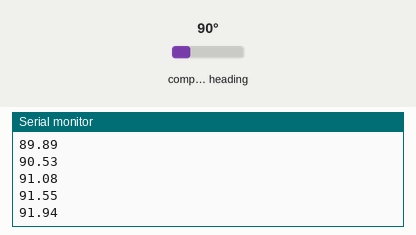
A sketch run on a simulated Arduino Uno, built with avr-gcc and run on an emulated ATmega328P. Shown: the last lines printed to the serial monitor. Wiring (inferred from the names in the program): HMC5883L compass at I2C address 0x1E. Inputs (shaded band) come from the test bench; at power-on: compass heading 90°.

Above: at 1.3 s.
1.4 s: compass heading set to 7°
At 1.4 s:
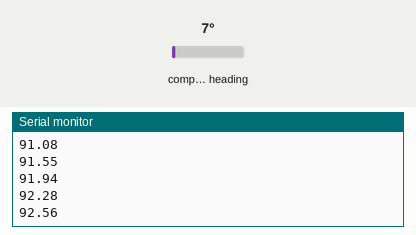
2.9 s: compass heading set to 90°
At 2.9 s:
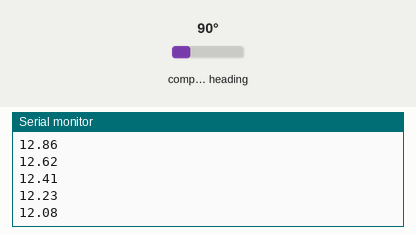
Timing chart, 0 to 5.9 s (numbered marks = the images above; inputs shaded):
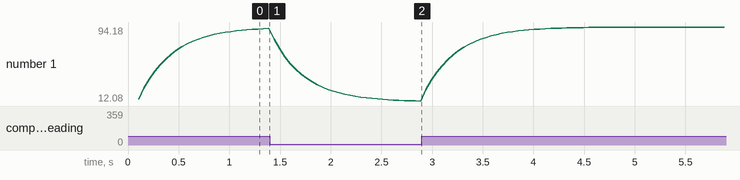

The sketch:

hcm5883l_arduino_code.ino
```cpp
#include <Wire.h> //I2C Arduino Library
#define Magnetometer_mX0 0x03
#define Magnetometer_mX1 0x04
#define Magnetometer_mZ0 0x05
#define Magnetometer_mZ1 0x06
#define Magnetometer_mY0 0x07
#define Magnetometer_mY1 0x08

int mX0, mX1, mX_out;
int mY0, mY1, mY_out;
int mZ0, mZ1, mZ_out;

float heading, headingDegrees, headingFiltered, declination;
float Xm,Ym,Zm;

#define Magnetometer 0x1E //I2C 7bit address of HMC5883
void setup(){
  //Initialize Serial and I2C communications
  Serial.begin(9600);
  Wire.begin();
  delay(100);

  Wire.beginTransmission(Magnetometer);
  Wire.write(0x02); // Select mode register
  Wire.write(0x00); // Continuous measurement mode
  Wire.endTransmission();
}
void loop(){

  //---- X-Axis
  Wire.beginTransmission(Magnetometer); // transmit to device
  Wire.write(Magnetometer_mX1);
  Wire.endTransmission();
  Wire.requestFrom(Magnetometer,1);
  if(Wire.available()<=1)
  {
    mX0 = Wire.read();
  }
  Wire.beginTransmission(Magnetometer); // transmit to device
  Wire.write(Magnetometer_mX0);
  Wire.endTransmission();
  Wire.requestFrom(Magnetometer,1);
  if(Wire.available()<=1)
  {
    mX1 = Wire.read();
  }
  //---- Y-Axis
  Wire.beginTransmission(Magnetometer); // transmit to device
  Wire.write(Magnetometer_mY1);
  Wire.endTransmission();
  Wire.requestFrom(Magnetometer,1);
  if(Wire.available()<=1)
  {
    mY0 = Wire.read();
  }
  Wire.beginTransmission(Magnetometer); // transmit to device
  Wire.write(Magnetometer_mY0);
  Wire.endTransmission();
  Wire.requestFrom(Magnetometer,1);
  if(Wire.available()<=1)
  {
    mY1 = Wire.read();
  }

  //---- Z-Axis
  Wire.beginTransmission(Magnetometer); // transmit to device
  Wire.write(Magnetometer_mZ1);
  Wire.endTransmission();
  Wire.requestFrom(Magnetometer,1);
  if(Wire.available()<=1)
  {
    mZ0 = Wire.read();
  }
  Wire.beginTransmission(Magnetometer); // transmit to device
  Wire.write(Magnetometer_mZ0);
  Wire.endTransmission();
  Wire.requestFrom(Magnetometer,1);
  if(Wire.available()<=1)
  {
    mZ1 = Wire.read();
  }

  //---- X-Axis
  mX1=mX1<<8;
  mX_out =mX0+mX1; // Raw data
  // From the datasheet: 0.92 mG/digit
  Xm = mX_out*0.00092; // Gauss unit
  //* Earth magnetic field ranges from 0.25 to 0.65 Gauss, so these are the values that we need to get approximately.
  //---- Y-Axis
  mY1=mY1<<8;
  mY_out =mY0+mY1;
  Ym = mY_out*0.00092;
  //---- Z-Axis
  mZ1=mZ1<<8;
  mZ_out =mZ0+mZ1;
  Zm = mZ_out*0.00092;
  // ==============================
  //Calculating Heading
  heading = atan2(Ym, Xm);

  // Correcting the heading with the declination angle depending on your location
  // You can find your declination angle at: https://www.ngdc.noaa.gov/geomag-web/
  // At my location it's 4.2 degrees => 0.073 rad
  declination = 0.073;
  heading += declination;

  // Correcting when signs are reveresed
  if(heading <0) heading += 2*PI;
  // Correcting due to the addition of the declination angle
  if(heading > 2*PI)heading -= 2*PI;
  headingDegrees = heading * 180/PI; // The heading in Degrees unit
  // Smoothing the output angle / Low pass filter
  headingFiltered = headingFiltered*0.85 + headingDegrees*0.15;
  //Sending the heading value through the Serial Port to Processing IDE
  Serial.println(headingFiltered);

  delay(50);
}
```

Measured:
- plotted number 1: 92.56 → 12.08 after the input at 1.4 s, 12.08 → 94.18 after the input at 2.9 s
